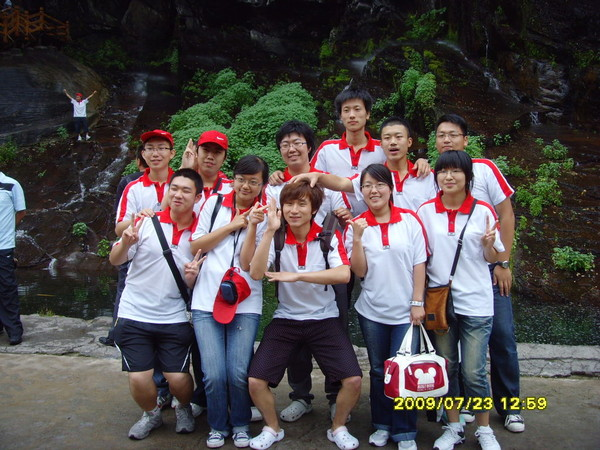
//> input picture Learning OpenCV/Test Resource/013.jpg, 600 x 450 px
$ ./Exercise_5_5 '../Test Resource/013.jpg' '../Test Resource/018.jpg'   (built with g++ and OpenCV 4)
//> lines starting //> are read from the running program, lines starting //| are printed output that depends on the picture; after the words box and inside, x2 and y2 are one past the last pixel; in counts of white or black regions, pixels touching at a corner belong together
///////////////////////////////////////////////////////////
// Date:      2009-10-28
// Author:    Yishi Guo
// Exercise:  5.5
// Chapter:   5 Image Processing
// Page:      142p
// Content:   cvAbsDiff, cvThreshold, cvMorphologyEx
///////////////////////////////////////////////////////////
#include "cv.h"
#include "highgui.h"

int main( int argc, char** argv ) {
	if ( argc < 3 ) {
		return -1;
	} else {
		IplImage* img1 = cvLoadImage( argv[1], CV_LOAD_IMAGE_COLOR );
//> img1 is the input picture: 450 rows x 600 cols, CV_8UC3; mean B, G, R 75.4, 75.3, 81.1
		IplImage* img2 = cvLoadImage( argv[2], CV_LOAD_IMAGE_COLOR );
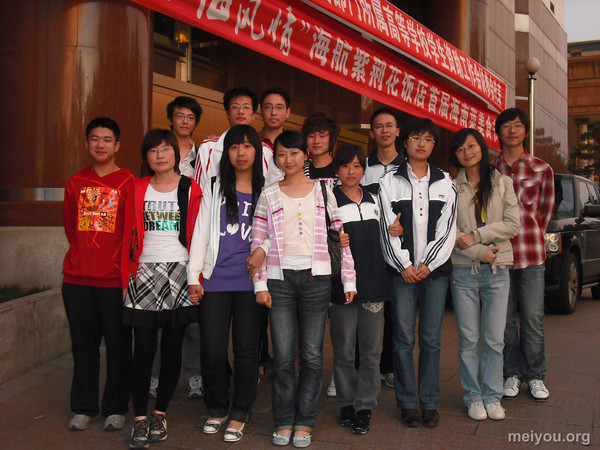
//> input picture Learning OpenCV/Test Resource/018.jpg, 600 x 450 px
//> img2 is the input picture: 450 rows x 600 cols, CV_8UC3; mean B, G, R 57.9, 64, 94.8

		if( !img1 || !img2 ) {
			return -1;
		}

		cvNamedWindow( "img1", CV_WINDOW_AUTOSIZE );
		cvNamedWindow( "img2", CV_WINDOW_AUTOSIZE );

		cvShowImage( "img1", img1 );
		cvShowImage( "img2", img2 );

		IplImage* gray1 = cvCreateImage( cvGetSize(img1), IPL_DEPTH_8U, 1 );
		IplImage* gray2 = cvCreateImage( cvGetSize(img2), IPL_DEPTH_8U, 1 );

		cvNamedWindow( "gray1", CV_WINDOW_AUTOSIZE );
		cvNamedWindow( "gray2", CV_WINDOW_AUTOSIZE );

		cvCvtColor( img1, gray1, CV_RGB2GRAY );
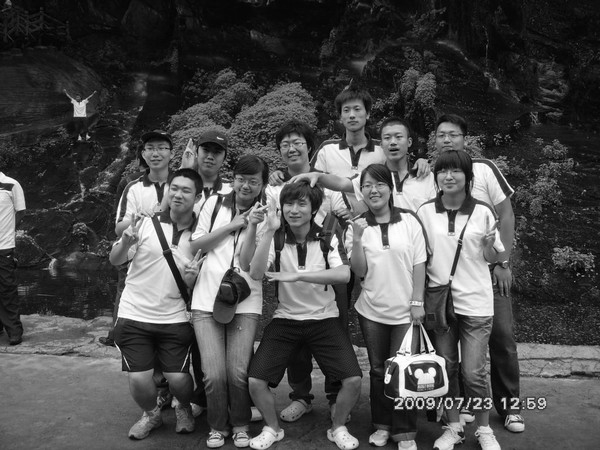
//> gray1: 450 rows x 600 cols, CV_8UC1; min 0, max 255, mean 76
		cvCvtColor( img2, gray2, CV_RGB2GRAY );
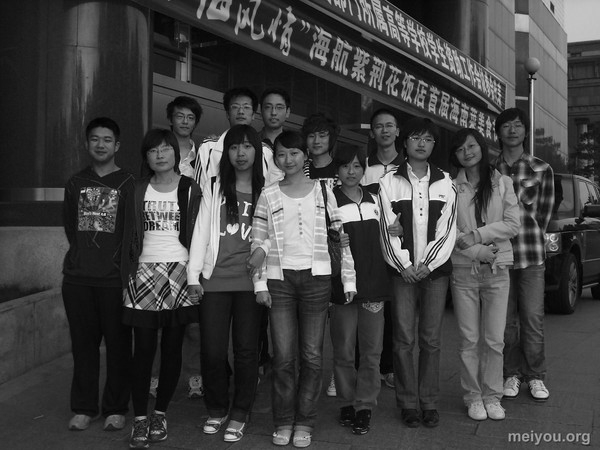
//> gray2: 450 rows x 600 cols, CV_8UC1; min 0, max 254, mean 65.7

		cvShowImage( "gray1", gray1 );
		cvShowImage( "gray2", gray2 );

		// Part A:
		//

		IplImage* dst1 = cvCreateImage( cvGetSize(gray1), IPL_DEPTH_8U, 1 );
		cvNamedWindow( "dst1", CV_WINDOW_AUTOSIZE );
		cvAbsDiff( gray1, gray2, dst1 );
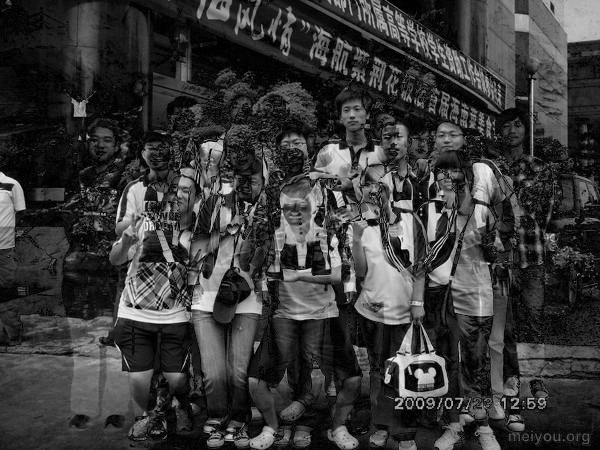
//> dst1: 450 rows x 600 cols, CV_8UC1; min 0, max 251, mean 56.8
		cvShowImage( "dst1", dst1 );

		// Part B:
		//
		double threshold = argc>3 ? atof(argv[3]) : 100;
//> threshold = 100

		IplImage* binary1 = cvCreateImage( cvGetSize(dst1), IPL_DEPTH_8U, 1 );
		cvNamedWindow( "binary1", CV_WINDOW_AUTOSIZE );
		cvThreshold( dst1, binary1, threshold, 255, CV_THRESH_BINARY );
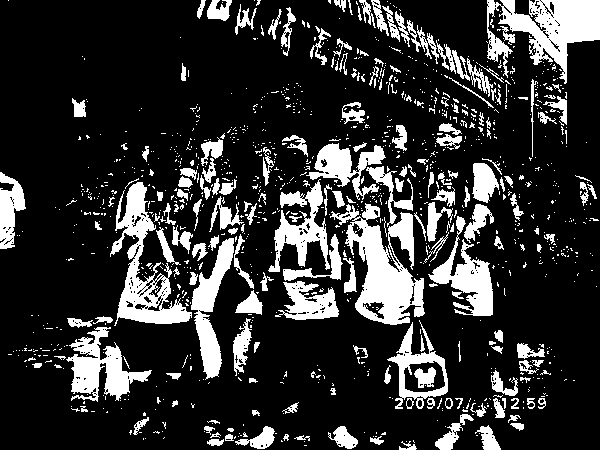
//> binary1: 450 rows x 600 cols, CV_8UC1; 19.5% white; 1152 white regions (963 under 20 px), largest, box (x1, y1, x2, y2) and area: (330, 203, 425, 325) 5214, (487, 0, 600, 84) 4609, (110, 182, 192, 326) 3885
		cvShowImage( "binary1", binary1 );

		// Part C:
		//
		IplImage* dst2 = cvCreateImage( cvGetSize(dst1), IPL_DEPTH_8U, 1 );
		cvNamedWindow( "dst2", CV_WINDOW_AUTOSIZE );
		cvMorphologyEx(
			dst1,
			dst2,
			NULL,
			NULL,
			CV_MOP_OPEN,
			1
		);
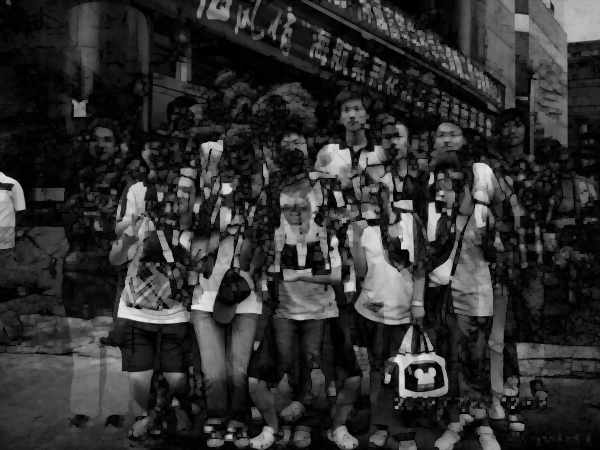
//> dst2: 450 rows x 600 cols, CV_8UC1; min 0, max 229, mean 48.4
		cvShowImage( "dst2", dst2 );

		IplImage* binary2 = cvCreateImage( cvGetSize(dst2), IPL_DEPTH_8U, 1 );
		cvNamedWindow( "binary2", CV_WINDOW_AUTOSIZE );
		cvThreshold( dst2, binary2, threshold, 255, CV_THRESH_BINARY );
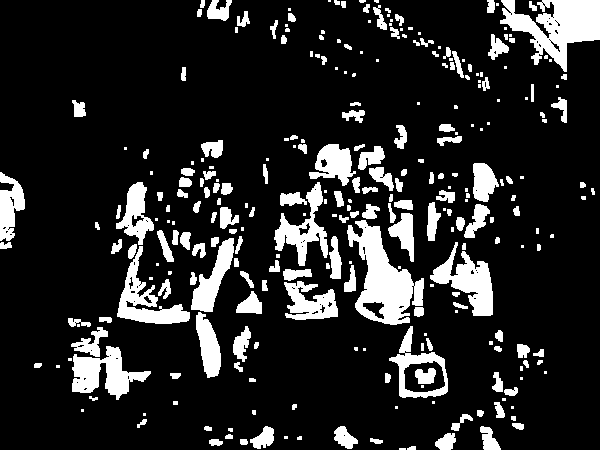
//> binary2: 450 rows x 600 cols, CV_8UC1; 15.2% white; 287 white regions (109 under 20 px), largest, box (x1, y1, x2, y2) and area: (347, 220, 424, 325) 3783, (500, 0, 600, 72) 3674, (430, 242, 493, 316) 2023
		cvShowImage( "binary2", binary2 );

		// For Exercise 5.6 Binary Image
		// Save The Result
		//
		if ( argc > 4 ) {
			char *save_name = argv[4];
			cvSaveImage( save_name, binary1 );  // save binary1
		}
		if ( argc > 5 ) {
			char *save_name = argv[5];
			cvSaveImage( save_name, binary2 );  // save binary2
		}

		cvWaitKey(0);

		cvReleaseImage( &img1 );
		cvReleaseImage( &img2 );
		cvReleaseImage( &gray1 );
		cvReleaseImage( &gray2 );
		cvReleaseImage( &dst1 );
		cvReleaseImage( &dst2 );
		cvReleaseImage( &binary1 );

		cvDestroyWindow( "img1" );
		cvDestroyWindow( "img2" );
		cvDestroyWindow( "gray1" );
		cvDestroyWindow( "gray2" );
		cvDestroyWindow( "dst1" );
		cvDestroyWindow( "dst2" );
		cvDestroyWindow( "binary1" );
	}

	return 0;
}
